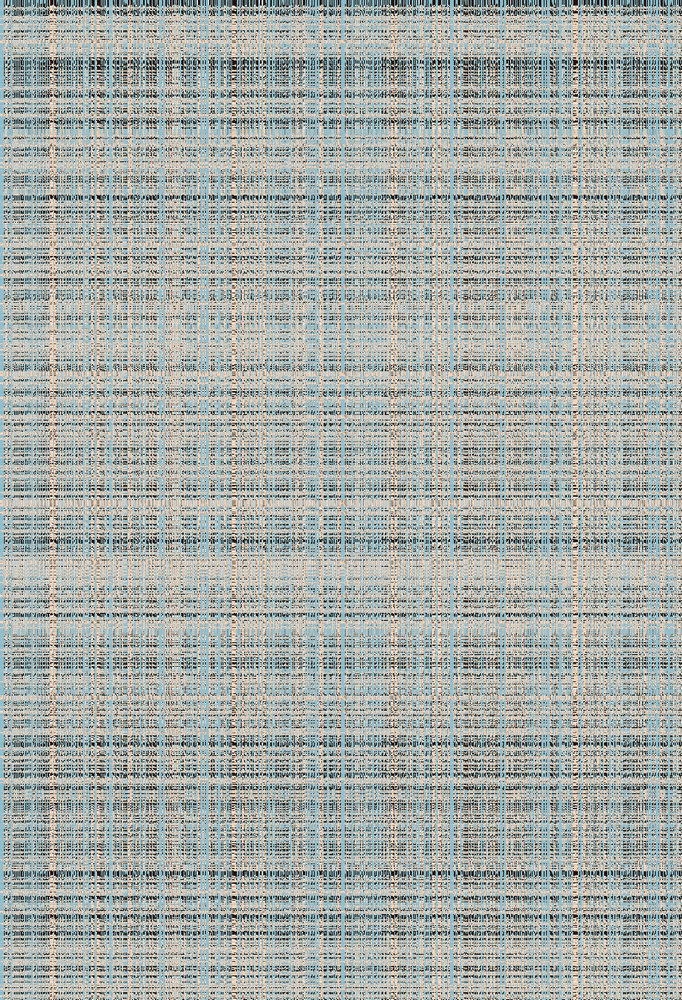
#> input picture InFile.png, 682 x 1000 px, shrunk from 858 x 1258 before the run
$ python unscramble2.py
#> lines starting #> are read from the running program, lines starting #| are printed output that depends on the picture
import numpy as np
from scipy.spatial.distance import cdist
from scipy.optimize import linear_sum_assignment
import cv2


def unscramble(im_s, axis="x", method="TSP"):
    cols = np.split(
        im_s, im_s.shape[1 if axis == "x" else 0], axis=1 if axis == "x" else 0)
    D = cdist(np.array(cols).reshape(len(cols), -1),
              np.array(cols).reshape(len(cols), -1), metric="cityblock")
    row_ind, col_ind = linear_sum_assignment(D)
    out = np.array(cols)[col_ind].squeeze()
    return np.concatenate(out.reshape(out.shape[0], *out.shape[1:]), axis=1 if axis == "x" else 0)


# Replace with the file path to your input image
input_image_path = "InFile.png"

# Replace with the file path for the desired output image
output_image_path = "path_to_output_image.png"

# Load the input image and convert it to a NumPy array
im_s = cv2.imread(input_image_path)
#> im_s is the input picture: shape (1000, 682, 3); mean B, G, R 166.9, 171.3, 165.6

# Unscramble the image
unscrambled_image = unscramble(im_s, axis="y")
#> in unscramble, `cols = np.split( im_s, im_s.shape[1 if axis == "x" else 0], axis=1 if ..`: cols = 1000 items
#> in unscramble, `D = cdist(np.array(cols).reshape(len(cols), -1), np.array(cols).reshap..`:
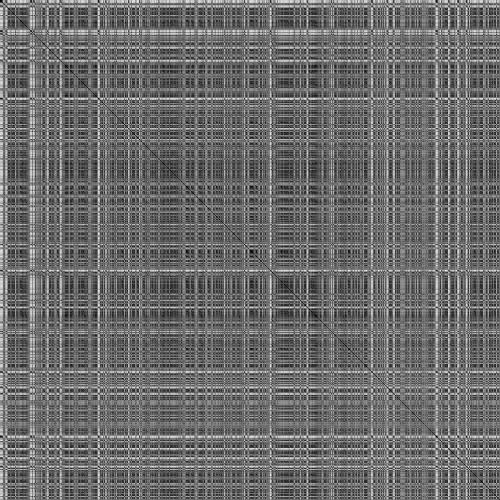
#> D: shape (1000, 1000) float64 (shown at 1/2 size); min 0, max 221538, mean 94364.9; drawn with min black and max white
#> in unscramble, `row_ind, col_ind = linear_sum_assignment(D)`: row_ind = 1000 values from 0 to 999
unscrambled_image = unscramble(unscrambled_image, axis="x")
#> (the run stopped early here; a loop or call above may not have finished)

$ run again, with OutFile1.png copied over InFile.png
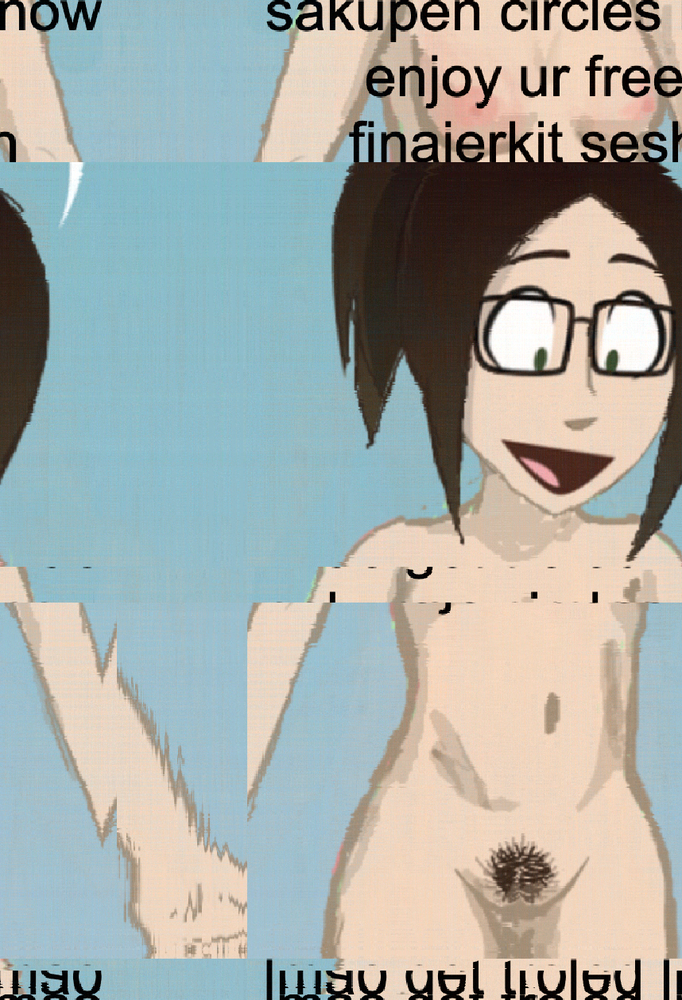
#> input picture OutFile1.png, 682 x 1000 px, shrunk from 858 x 1258 before the run
#> im_s is the input picture: shape (1000, 682, 3); mean B, G, R 166.8, 171.2, 165.7
#> cols = 1000 items
#> in unscramble, `D = cdist(np.array(cols).reshape(len(cols), -1), np.array(cols).reshap..`:
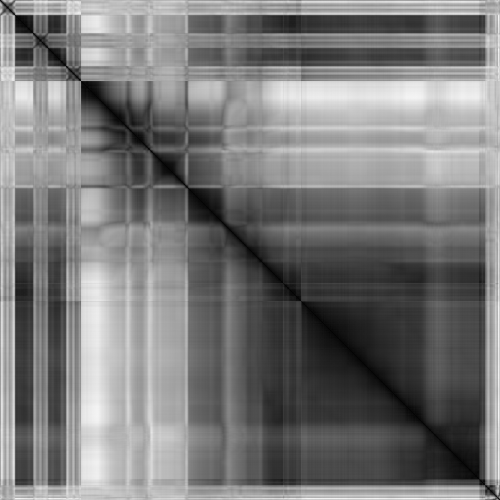
#> D: shape (1000, 1000) float64 (shown at 1/2 size); min 0, max 216229, mean 102799.1; drawn with min black and max white
#> row_ind = 1000 values from 0 to 999

$ run again, with OutFile2.png copied over InFile.png
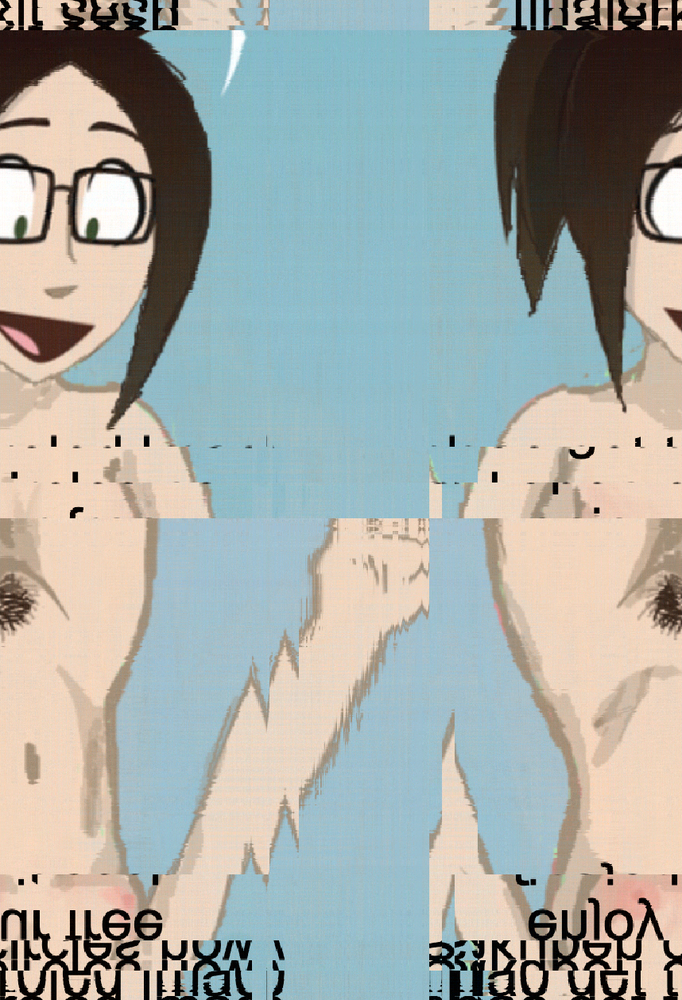
#> input picture OutFile2.png, 682 x 1000 px, shrunk from 858 x 1258 before the run
#> im_s is the input picture: shape (1000, 682, 3); mean B, G, R 166.8, 171.2, 165.7
#> cols = 1000 items
#> in unscramble, `D = cdist(np.array(cols).reshape(len(cols), -1), np.array(cols).reshap..`:
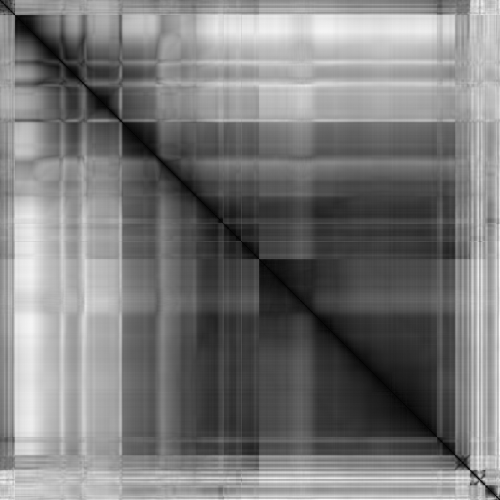
#> D: shape (1000, 1000) float64 (shown at 1/2 size); min 0, max 215687, mean 102801.1; drawn with min black and max white
#> row_ind = 1000 values from 0 to 999

$ run again, with OutFile3.png copied over InFile.png
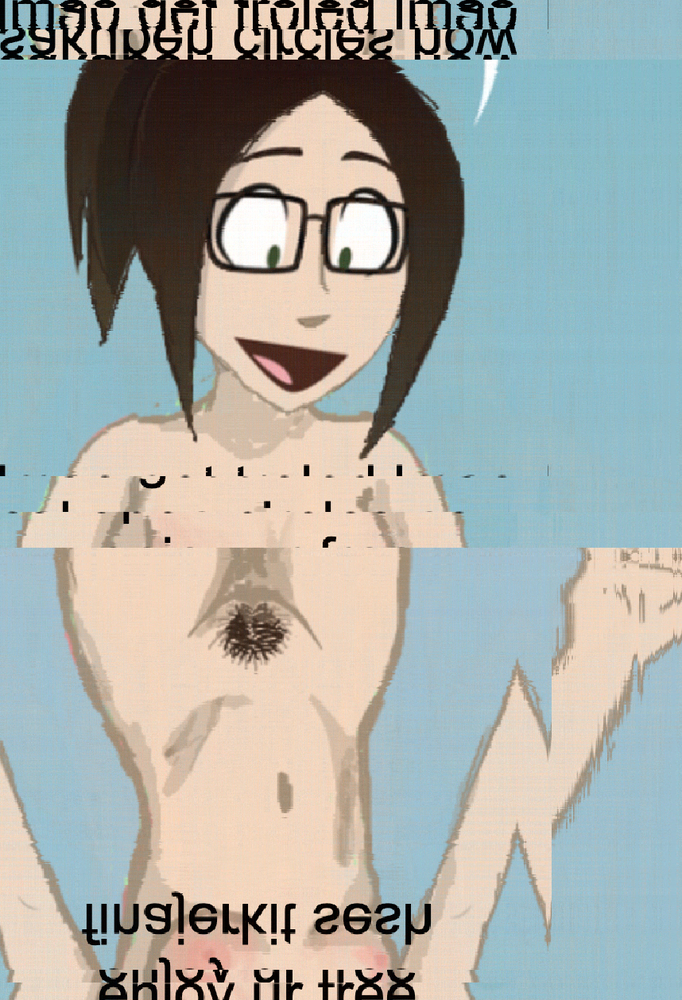
#> input picture OutFile3.png, 682 x 1000 px, shrunk from 858 x 1258 before the run
#> im_s is the input picture: shape (1000, 682, 3); mean B, G, R 166.8, 171.2, 165.7
#> cols = 1000 items
#> in unscramble, `D = cdist(np.array(cols).reshape(len(cols), -1), np.array(cols).reshap..`:
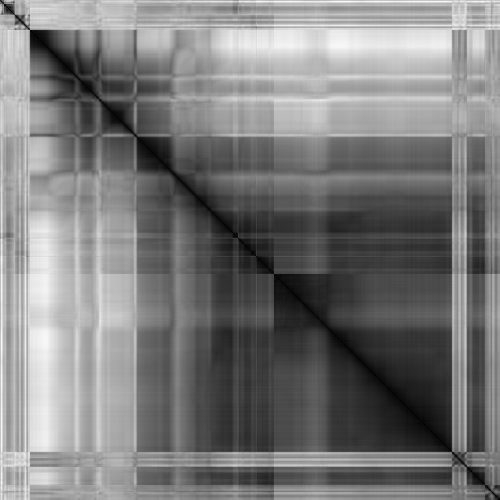
#> D: shape (1000, 1000) float64 (shown at 1/2 size); min 0, max 213273, mean 102792; drawn with min black and max white
#> row_ind = 1000 values from 0 to 999
